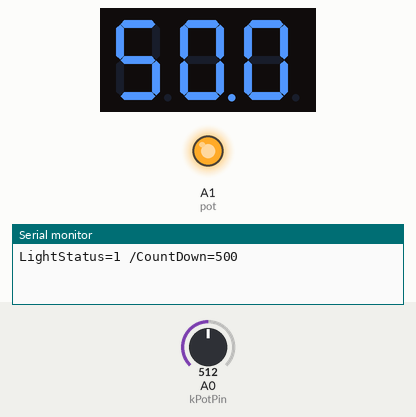
Simulated run of this sketch. Board: Arduino Uno, built with avr-gcc and run on an emulated ATmega328P. On the bench: 3-digit seven-segment display, output pins drawn as LEDs (lit = HIGH), the last lines printed to the serial monitor. The inputs (shaded band) are chosen by the test bench; at power-on: A0 (kPotPin) = 512.

Above: at 2.2 s.
2.3 s: A0 (kPotPin) set to 716
At 4.8 s:
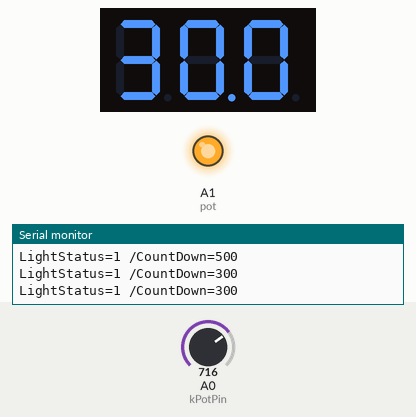
5.1 s: A0 (kPotPin) set to 900
At 6.9 s:
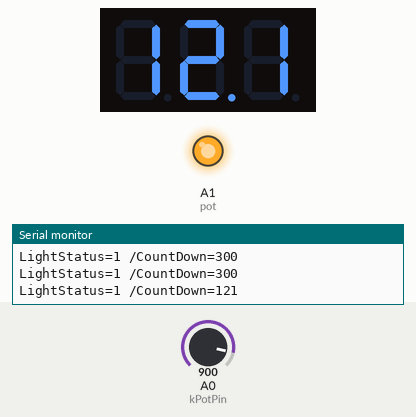
7.9 s: A0 (kPotPin) set to 1009
At 10.2 s:
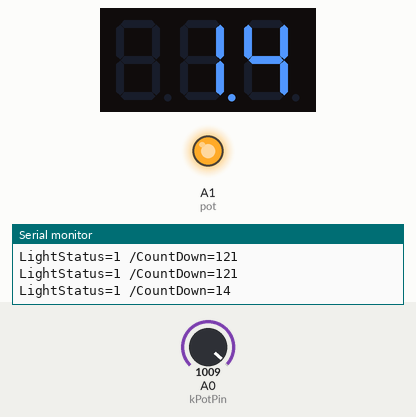
Timing chart, 0 to 11.7 s (numbered marks = the images above; inputs shaded):
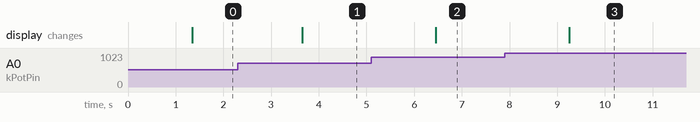

The sketch:

Pot_to_SevSeg3Digits_Countdown_To433MhZ.ino
```cpp
/*
 ce code permet d'entrer via un potentiometre un delai (en minutes) à partir duquel les blocs prises commandés en 433Mhz sont mis hors tension.
Afin de fonctionner, il est important de mentionner les codes d'allumage et extinction des differents blocs prises (dans SWITCH_ON et SWITH_OFF cidessous)
ces codes peuvent etre determinés en utilisant la librairie arduino RC-Switch-2.52
*/

#include <RCSwitch.h> // library for 433Mhz transmitters
RCSwitch mySwitch = RCSwitch();

#include <SevSeg.h>
SevSeg Xseg; //Instantiate a seven segment controller object
/*Liste des pins de l'arduino et affectation
 * A0 kPotPin
 * A1  kPot 5V
 * A2 kpot GND
 * A3
 * A4 TX Data
 * A5
 * A6
 * A7
 * 1
 * 2 SevSeg G
 * 3 SevSeg C
 * 4 SevSeg dp
 * 5 SevSeg D
 * 6 SevSeg E
 * 7 SevSeg B
 * 8 SevSeg F
 * 9 SevSeg A
 *10 SevSeg Cathode 1
 *11 SevSeg Cathode 2
 *12 SevSeg Cathode 3
 *13
*/
const int kPotPin=A0; // entrée du potentiometre
int PotValue;
int PreviousCountDownAtStart=1;
int CountDownAtStart; //valeur du compte à rebour au debut, définie par le potentiomètre
int CountDown;  //la valeur du compte à rebour
int previousCountDown; // la valeur antérieure du countdown, utilisé pour couper les lampes qd on arrive a zero
int CountDownPrint;  // La valeur du compte a rebour imprimée sur les leds
long  millisecondsPrint;
long previousmillis=0;
const int kPrintDelay=1000; // delay in millis between 2 consecutive prints
boolean LightStatus;
const int kMeasureDelay = 100; // delai entre 2 mesures du potentionmetre
boolean DEBUG=HIGH; // Set to HIGH to print info on serial port
boolean PotChange=HIGH; // used to see if potentiometer has changed in value
const int CountDownUnit=6; // set the unit in secs ==> for minutes, set 60
const long MillisInOneSec=997; // defines the length of one sec in milliseconds
const int MaxCountDown=999; // la valeur maximale du compte a rebours

void setup()
{
pinMode (A1,OUTPUT);   // 5V for pot
digitalWrite(A1,HIGH);
pinMode (A2,OUTPUT);   // GND for pot
digitalWrite(A2,LOW);

mySwitch.enableTransmit(A4);   // Transmitter is connected to Arduino A4
  byte numDigits = 3;
  byte digitPins[] = {12, 11, 10}; // <--put one resistor (ex: 220 Ohms, or 330 Ohms, etc, on each digit pin)
  byte segmentPins[] = {9,7,3,5,6,8,2,4}; //Segments: A,B,C,D,E,F,G,Period

  Xseg.begin(COMMON_CATHODE, numDigits, digitPins, segmentPins);
  Xseg.setBrightness(50); //Note: 100 brightness simply corresponds to a delay of 2000us after lighting each segment. A brightness of 0
                            //is a delay of 1us; it doesn't really affect brightness as much as it affects update rate (frequency).
                            //Therefore, for a 4-digit 7-segment + pd, COMMON_ANODE display, the max update rate for a "brightness" of 100 is 1/(2000us*8) = 62.5Hz.
                            //I am choosing a "brightness" of 10 because it increases the max update rate to approx. 1/(200us*8) = 625Hz.
                            //This is preferable, as it decreases aliasing when recording the display with a video camera....I think.
    Serial.begin(9600);
    previousmillis=millis();
}

void loop()
{
////////////////mesure du potentiomètre ///////////////////////
if(millis() % kMeasureDelay==0)  //check if it is time to measure photocellvalue
  {PotValue= analogRead(kPotPin);// save photocell value value in var photocellValue
  }


////////////////Etalonage de LedDispValue entre 0 et MaxCountDown///////////////
CountDownAtStart=map(PotValue,0,1023,MaxCountDown,0);

//// en cas de changement du potentiometre==>reinitialisation
if(PreviousCountDownAtStart> CountDownAtStart+5 ||PreviousCountDownAtStart< CountDownAtStart-5 ) // qd PreviousCountDownAtStart est different de CountDown+/-1
    {PreviousCountDownAtStart = CountDownAtStart; // souvegarde du nouveau CountDownatStart
    CountDown=CountDownAtStart;
   Switch_ON();
 previousmillis=millis(); }
else //si le potentionmtre n'a pas bougé ==> countdown enclenclé
{ switch (CountDown)
{ case MaxCountDown: //dans ce cas il n'y a pas de countdown, on reste allumé tout le temps
CountDown=MaxCountDown;
break;
case  0 :
if (LightStatus==HIGH) // si on vient d une lumiere allumée
{
Switch_OFF();
}

break;
default:
  if( millis() - previousmillis > (MillisInOneSec*CountDownUnit))
  {previousCountDown=CountDown; // sauve la valeur dans previouscountdown
    CountDown--;
  previousmillis=millis();
}
}
}
////////// Serial Printing if DEBUG = HIGH/////////////
if(DEBUG==HIGH && millis() - millisecondsPrint> kPrintDelay)
  {
  Serial.print("LightStatus=");
  Serial.print(LightStatus);
  Serial.print(" /CountDown=");
  Serial.println(CountDown);

millisecondsPrint=millis();
}
/////////////////////////////////////////////

///////////////////7 Digit Display of LEdDispValue Variable /////

Xseg.setNumber(CountDown,1);
Xseg.refreshDisplay(); // Must run repeatedly; don't use blocking code (ex: delay()) in the loop() function or this won't work right
}

////////switch functions////////

void Switch_ON() //les codes des blocs prises ci-dessous doivent être fournis!
  {
  mySwitch.send("010001010101010101010101");  //65557 lampe 1 salon allumée
  mySwitch.send("010001010100010000010101");  //65557 lampe 2 salon allumée
  mySwitch.send("010001010101010000010101");  //65557 lampe 3 salon allumée} // acte le changement du potentiomètre
  LightStatus=HIGH;
}

void Switch_OFF()//les codes des blocs prises ci-dessous doivent être fournis!
  {
  mySwitch.send("000001010101000000010100"); //65556 lampe 1 salon coupée
  mySwitch.send("000001010100010000010100"); //65556 lampe 2 salon coupée
  mySwitch.send("000001010101010000010100"); //65556 lampe 3 salon coupée
  LightStatus=LOW;
}
```

Measured:
- after the input at 2.3 s, the display: changes after 1.4 s (image 1)
- after the input at 5.1 s, the display: changes after 1.4 s (image 2)
- after the input at 7.9 s, the display: changes after 1.4 s (image 3)
